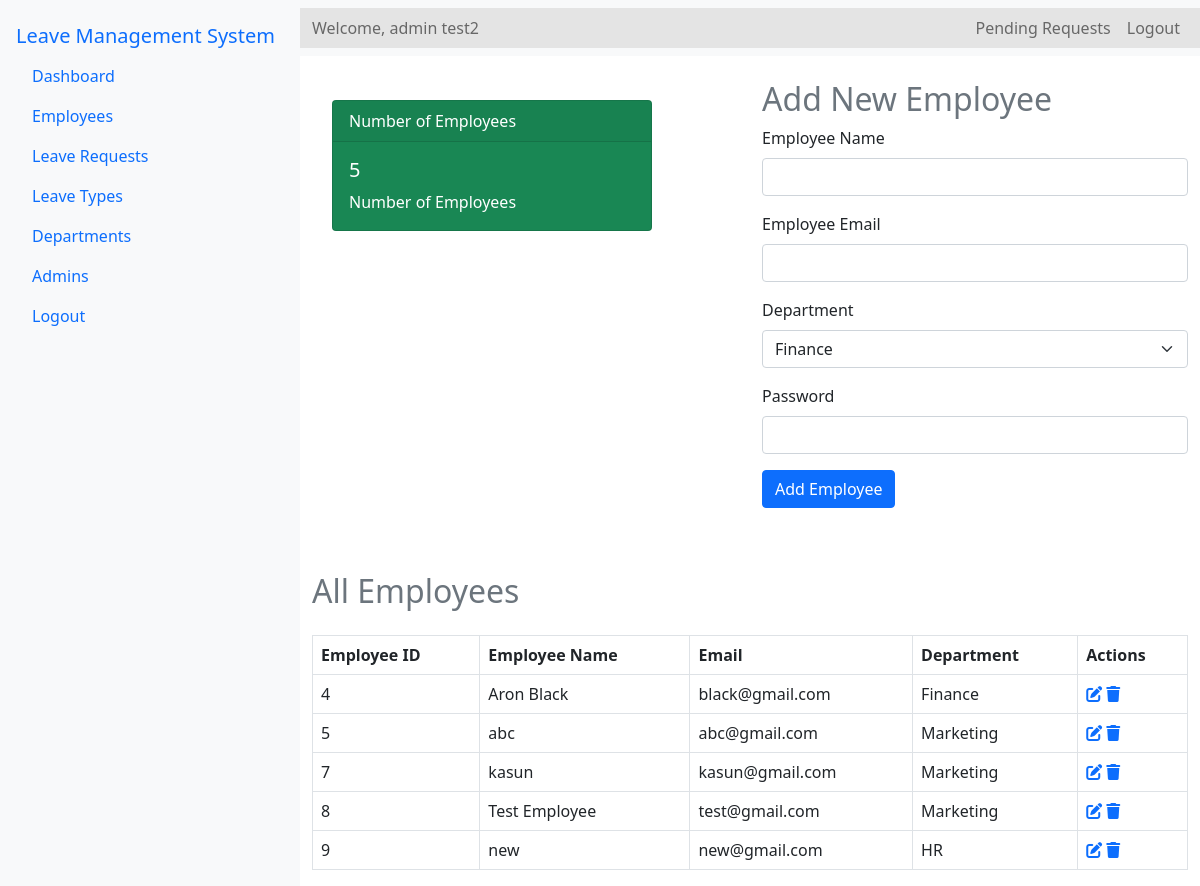
/Source/admin/employees.php (signed in), run on the app's committed database.
### tables this page shows
CREATE TABLE `employees` (
  `E_id` int(11) NOT NULL,
  `E_name` varchar(100) NOT NULL,
  `E_email` varchar(100) NOT NULL,
  `E_department` varchar(100) NOT NULL,
  `E_password` varchar(110) NOT NULL
);

### Source/admin/employees.php (the view, shortened to what this page needs)
<?php
include '../config.php';
$admin_email = $_SESSION['email'];
$stml = $conn->prepare("SELECT A_id, A_name FROM admin WHERE A_email = ?");
$stml->bind_param("s", $admin_email);
$stml->execute();
$stml->store_result();
$stml->bind_result($admin_id, $admin_name);
$employees_count_query = "SELECT COUNT(*) as count FROM employees";
$employees_count_result = $conn->query($employees_count_query);
$employees_count = $employees_count_result->fetch_assoc()['count'];
$employees_query = "SELECT * FROM employees";
$employees_result = $conn->query($employees_query);
$departments_query = "SELECT * FROM departments";
$departments_result = $conn->query($departments_query);
?>
<!DOCTYPE html>
<html lang="en">
<head>
    <link rel="stylesheet" href="../bootstrap-5.0.2-dist/css/bootstrap.min.css">
    <link rel="stylesheet" href="../css/admin-dashboard.css">
    <link rel="stylesheet" href="https://cdnjs.cloudflare.com/ajax/libs/font-awesome/6.0.0-beta3/css/all.min.css">
    <link rel="stylesheet" href="../css/main.css">
</head>
<body>
<div class="d-flex">
    <nav class="nav flex-column bg-light p-3" style="width: 300px; min-height: 100vh;">
        <a class="navbar-brand" href="a-dashboard.php">Leave Management System</a>
        <a class="nav-link" href="a-dashboard.php"> Dashboard</a>
        <a class="nav-link" href="employees.php"> Employees</a>
        <a class="nav-link d-flex justify-content-between align-items-center" href="leave-requests.php">
    Leave Requests
</a>
        <a class="nav-link" href="leave-types.php"> Leave Types</a>
        <a class="nav-link" href="departments.php"> Departments</a>
        <a class="nav-link" href="admins.php"> Admins</a>
        <a class="nav-link" href="logout.php" onclick="return confirmLogout();">Logout</a>
    </nav>
    <div class="flex-grow-1">
    <nav class="navbar navbar-expand-lg navbar-light bg-light">
    <div class="container-fluid">
        <span class="navbar-text">
            Welcome, <?php echo $admin_name; ?>
        </span>
        <div class="collapse navbar-collapse" id="navbarNavDropdown">
            <ul class="navbar-nav ms-auto">
                <li class="nav-item">
                    <a class="nav-link" href="leave-requests.php">
                        Pending Requests
                    </a>
                </li>
                <li class="nav-item">
                    <a class="nav-link" href="logout.php" onclick="return confirmLogout();">Logout</a>
                </li>
            </ul>
        </div>
    </div>
</nav>
        <div class="container mt-4">
            <div class="row">
                <div class="col-md-6" style="max-width: 30rem;">
                <div class="card text-white bg-success mb-3" style="max-width: 20rem;">
                        <div class="card-header">Number of Employees</div>
                        <div class="card-body">
                            <h5 class="card-title"><?php echo $employees_count; ?></h5>
                            <p class="card-text">Number of Employees</p>
                        </div>
                    </div>
                </div>
                <div class="col-md-6" >
                    <h2 class="text-secondary">Add New Employee</h2>
                    <form action="add-employee.php"  method="post">
                        <div class="mb-3">
                            <label for="employeeName" class="form-label">Employee Name</label>
                            <input type="text" class="form-control" id="employeeName" name="employeeName" required>
                        </div>
                        <div class="mb-3">
                            <label for="employeeEmail" class="form-label">Employee Email</label>
                            <input type="email" class="form-control" id="employeeEmail" name="employeeEmail" required>
                        </div>
                        <div class="mb-3">
                            <label for="employeeDepartment" class="form-label">Department</label>
                            <select class="form-select" id="employeeDepartment" name="employeeDepartment" required>
                                <?php while ($row = $departments_result->fetch_assoc()): ?>
                                    <option value="<?php echo htmlspecialchars($row['d_name']); ?>"><?php echo htmlspecialchars($row['d_name']); ?></option>
                                <?php endwhile; ?>
                            </select>
                        </div>
                        <div class="mb-3">
                            <label for="employeePassword" class="form-label">Password</label>
                            <input type="password" class="form-control" id="employeePassword" name="employeePassword" required>
                        </div>
                        <button type="submit" class="btn btn-primary">Add Employee</button>
                    </form>
                </div>
            </div>
            <div class="mt-5">
                <h2 class="text-secondary">All Employees</h2>
                <table class="table table-bordered mt-4">
                    <thead>
                        <tr>
                            <th>Employee ID</th>
                            <th>Employee Name</th>
                            <th>Email</th>
                            <th>Department</th>
                            <th>Actions</th>
                        </tr>
                    </thead>
                    <tbody>
                        <?php while ($row = $employees_result->fetch_assoc()): ?>
                        <tr>
                            <td><?php echo htmlspecialchars($row['E_id']); ?></td>
                            <td><?php echo htmlspecialchars($row['E_name']); ?></td>
                            <td><?php echo htmlspecialchars($row['E_email']); ?></td>
                            <td><?php echo htmlspecialchars($row['E_department']); ?></td>
                            <td>
                                <a href="employee-edit-profile.php?E_id=<?php echo htmlspecialchars($row['E_id']); ?>" ><i class="fas fa-edit"></i></a>
                                <a href="employee-delete.php?E_id=<?php echo htmlspecialchars($row['E_id']); ?>" onclick="return confirm('Are you sure you want to delete this employee?')"><i class="fas fa-trash"></i></a>
                            </td>
                        </tr>
                        <?php endwhile; ?>
                    </tbody>
                </table>
            </div>
        </div>
    </div>
</div>
</body>
</html>

### Source/css/admin-dashboard.css (style rules this page uses)
.container { margin-top: 20px; }
.table { margin-top: 20px; }
.card { margin: 20px; flex: 1; }
.container-fluid { background-color: rgb(228, 228, 228); }

### data on the page
employees: E_id "4", E_name "Aron Black", E_email "black@gmail.com", E_department "Finance"
employees: E_id "5", E_name "abc", E_email "abc@gmail.com", E_department "Marketing"
employees: E_id "7", E_name "kasun", E_email "kasun@gmail.com", E_department "Marketing"
employees: E_id "8", E_name "Test Employee", E_email "test@gmail.com", E_department "Marketing"
employees: E_id "9", E_name "new", E_email "new@gmail.com", E_department "HR"

### other printed values
$admin_name "admin test2"
$employees_count "5"
form field employeeDepartment "Finance"
